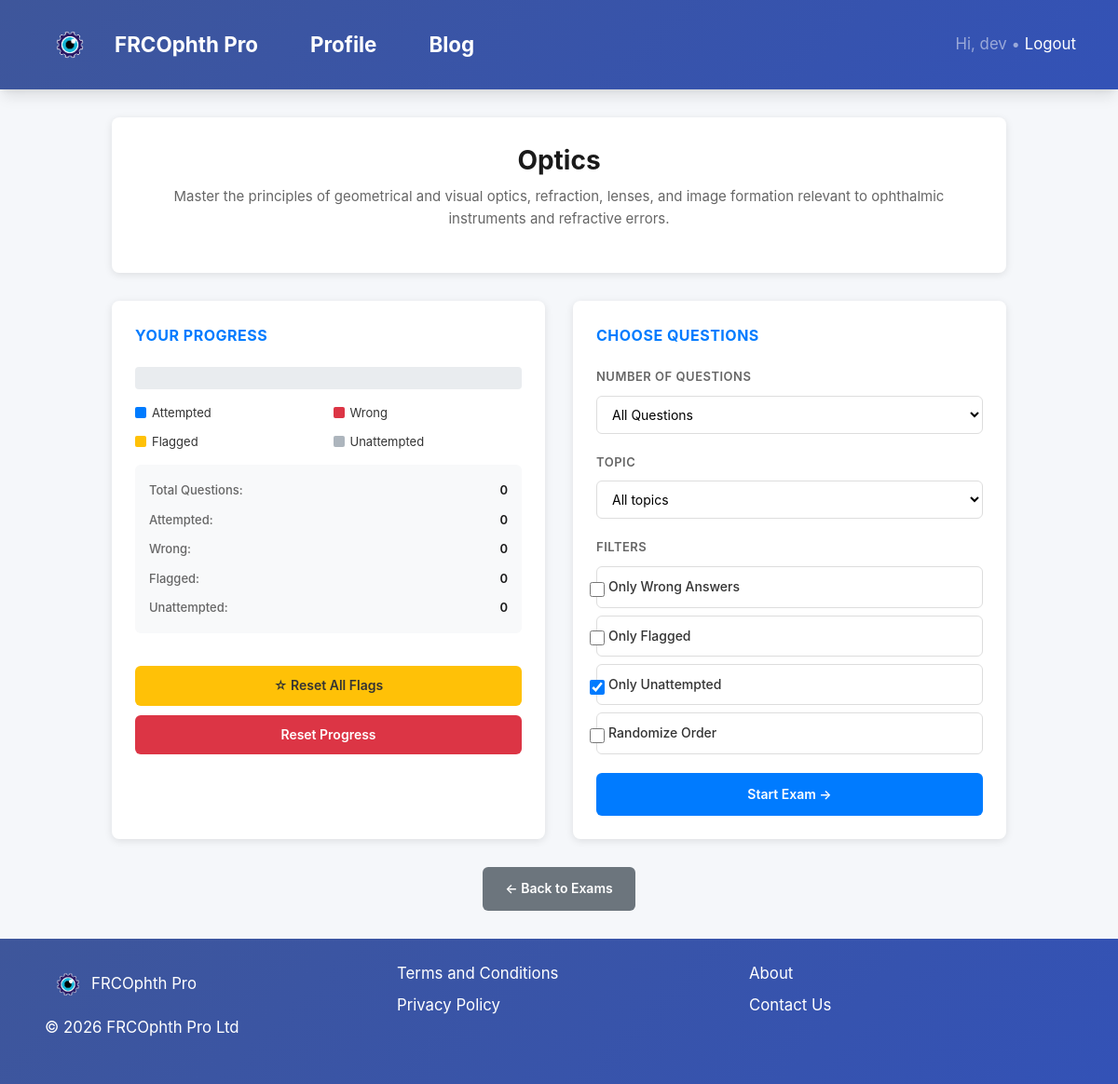
The page /Quizzes/1/select/ (signed in) on the database its author committed.
### Quizzes/models.py (models this page shows, shortened)
class Quiz(models.Model):
    title = models.CharField(max_length=200)
    slug = models.SlugField(unique=True)
    description = models.TextField(blank=True)
    time_limit = models.PositiveIntegerField(null=True, blank=True)
    image = models.ImageField(upload_to="quiz_images/", null=True, blank=True)
    created_at = models.DateTimeField(auto_now_add=True)
    display_order = models.PositiveIntegerField(default=0)
    class Meta:
        verbose_name_plural = "Quizzes"
        ordering = ["display_order", "-title"]

### Quizzes/views.py (the view)
# urls.py: path("<int:quiz_id>/select/", views.select_questions, name="select_questions"),
@subscription_required
def select_questions(request, quiz_id):
    quiz = get_object_or_404(Quiz, id=quiz_id)
    attempt = _get_attempt(request.user, quiz)
    answers = attempt.extra_data.get("answers", {})
    flagged = set(attempt.extra_data.get("flagged", []))
    stats = {
        "total": quiz.questions.count(),
        "attempted": len(answers),
        "wrong": sum(
            1 for d in answers.values() if isinstance(d, dict) and not d.get("is_correct")
        ),
        "flagged": len(flagged),
        "unattempted": max(0, quiz.questions.count() - len(answers)),
    }
    topics = (
        quiz.questions.filter(category__isnull=False)
        .values_list("category__name", flat=True)
        .distinct()
        .order_by("category__name")
    )
    return render(
        request,
        "Quizzes/select_questions.html",
        {"quiz": quiz, "topics": topics,
          "stats": stats,
        },
    )

### Quizzes/views.py (called while the page is built)
def _get_attempt(user, quiz) -> Attempt:
    attempt, _ = Attempt.objects.get_or_create(
        user=user, quiz=quiz, defaults={"score": 0, "extra_data": {}}
    )
    if attempt.extra_data is None:
        attempt.extra_data = {}
    attempt.extra_data.setdefault("answers", {})
    attempt.extra_data.setdefault("flagged", [])
    attempt.save()
    return attempt

### accounts/models.py (called while the page is built)
    @property
    def is_valid(self):
        return self.is_active and self.end_date is not None and self.end_date >= date.today()

### Quizzes/templates/Quizzes/select_questions.html (shortened to what this page needs)
{% extends "Quizzes/base.html" %}
{% load static %}
{% block content %}
<div class="page-container">
  <div class="header-section">
    <h1 class="quiz-title">{{ quiz.title }}</h1>
    {% if quiz.description %}
      <p class="quiz-description">{{ quiz.description }}</p>
    {% endif %}
  </div>
  <div class="content-grid">
    <div class="card">
      <div class="card-title">Your Progress</div>
      <div class="progress-section">
        <div class="progress-bar-container">
        </div>
        <div style="display: grid; grid-template-columns: 1fr 1fr; gap: 10px; margin-bottom: 15px; font-size: 13px;">
          <div style="display: flex; align-items: center; gap: 6px;">
            <div style="width: 12px; height: 12px; background: #007bff; border-radius: 2px;"></div>
            <span>Attempted</span>
          </div>
          <div style="display: flex; align-items: center; gap: 6px;">
            <div style="width: 12px; height: 12px; background: #dc3545; border-radius: 2px;"></div>
            <span>Wrong</span>
          </div>
          <div style="display: flex; align-items: center; gap: 6px;">
            <div style="width: 12px; height: 12px; background: #ffc107; border-radius: 2px;"></div>
            <span>Flagged</span>
          </div>
          <div style="display: flex; align-items: center; gap: 6px;">
            <div style="width: 12px; height: 12px; background: #adb5bd; border-radius: 2px;"></div>
            <span>Unattempted</span>
          </div>
        </div>
        <div id="stats-summary" class="stats-summary">
          <div class="stat-line">
            <span class="stat-label">Total Questions:</span>
            <span class="stat-value" id="total-count">0</span>
          </div>
          <div class="stat-line">
            <span class="stat-label">Attempted:</span>
            <span class="stat-value" id="attempted-count">0</span>
          </div>
          <div class="stat-line">
            <span class="stat-label">Wrong:</span>
            <span class="stat-value" id="wrong-count">0</span>
          </div>
          <div class="stat-line">
            <span class="stat-label">Flagged:</span>
            <span class="stat-value" id="flagged-count">0</span>
          </div>
          <div class="stat-line">
            <span class="stat-label">Unattempted:</span>
            <span class="stat-value" id="unattempted-count">0</span>
          </div>
        </div>
      </div>
      <button type="button" class="btn-reset-flags" onclick="openResetFlagsModal()">☆ Reset All Flags</button>
      <form method="post" action="{% url 'Quizzes:reset_progress' quiz.id %}" style="margin: 0;">
        <button type="button" class="btn-reset" onclick="openResetModal()">Reset Progress</button>
      </form>
    </div>
    <div class="card">
      <div class="card-title">Choose Questions</div>
      <form id="filter-form">
        <div class="filter-group">
        <label class="filter-label-text">Number of Questions</label>
        <select name="limit" id="limit" class="topic-select">
          <option value="all" selected>All Questions</option>
        </select>
      </div>
        <div class="filter-group">
          <label class="filter-label-text">Topic</label>
          <select name="topic" id="topic" class="topic-select">
            <option value="">All topics</option>
          </select>
        </div>
        <div class="filter-group">
          <label class="filter-label-text">Filters</label>
          <div class="checkbox-item">
            <input class="form-check-input" type="checkbox" name="only_wrong" value="1" id="only_wrong">
            <label for="only_wrong">Only Wrong Answers</label>
          </div>
          <div class="checkbox-item">
            <input class="form-check-input" type="checkbox" name="only_flagged" value="1" id="only_flagged">
            <label for="only_flagged">Only Flagged</label>
          </div>
          <div class="checkbox-item">
            <input class="form-check-input" type="checkbox" name="only_unattempted" value="1" id="only_unattempted" checked>
            <label for="only_unattempted">Only Unattempted</label>
          </div>
          <div class="checkbox-item">
            <input class="form-check-input" type="checkbox" name="random" value="1" id="random">
            <label for="random">Randomize Order</label>
          </div>
        </div>
        <div class="action-buttons">
          <a href="#" id="start-quiz-btn" class="btn-primary">Start Exam →</a>
        </div>
      </form>
    </div>
  </div>
  <div class="footer-section">
    <a href="{% url 'Quizzes:home' %}" class="back-btn">← Back to Exams</a>
  </div>
</div>
{% endblock %}

### Quizzes/templates/Quizzes/base.html (shortened to what this page needs)
{% load static %}
<!doctype html>
<html lang="en">
  <head>
    <link rel="stylesheet" href="https://cdnjs.cloudflare.com/ajax/libs/twitter-bootstrap/4.5.2/css/bootstrap.min.css"/>
    <link rel="stylesheet" href="https://cdnjs.cloudflare.com/ajax/libs/font-awesome/6.0.0/css/all.min.css">
  </head>
  <body>
    <nav class="navbar navbar-expand-lg navbar-dark" style="background: var(--gradient); box-shadow: var(--shadow);">
      <div class="container">
       <a class="navbar-brand flex items-center" href="{% url 'Quizzes:home' %}">
          <img src="{% static 'img/logo.png' %}" alt="FRCOphth Pro" style="height: 60px; width: auto;" />
          <span class="ml-2 text-white font-semibold text-xl">FRCOphth Pro</span>
      </a>
      <li class="nav-item">
        <a class="navbar-brand flex items-center" href="{% url 'Quizzes:profile' %}" style="padding-left:40px;">
           Profile
        </a>
      </li>
      <li class="nav-item">
        <a class="navbar-brand flex items-center" style="padding-left:40px;" href="{% url 'Quizzes:blog_index' %}">
           Blog
        </a>
      </li>
        <div class="ml-auto text-white-50">
          {% if user.is_authenticated %}
            Hi, {{ user.username }} • <a class="text-white" href="{% url 'logout' %}">Logout</a>
          {% else %}
            <a class="text-white" href="{% url 'login' %}">Login</a>
          {% endif %}
        </div>
      </div>
    </nav>
    <main class="container-fluid px-0" style="min-height:70vh;">
      {% block content %}
      {% endblock %}
    </main>
          <footer class="footer-wrapper py-4" style="background: var(--gradient); color: #fff;">
            <div class="container-fluid px-md-5">
              <div class="row align-items-start">
                <div class="col-md-4 mb-4 d-flex flex-column align-items-start gap-2">
                  <div class="d-flex align-items-center">
                    <img src="{% static 'img/logo.png' %}" alt="FRCOphth Pro" style="height: 50px; width: auto;" />
                    <span class="ms-2 fw-semibold fs-5">FRCOphth Pro</span>
                  </div>
                  <p class="mt-2 mb-0">&copy; 2026 FRCOphth Pro Ltd</p>
                </div>
                <div class="col-md-4 mb-4 d-flex flex-column align-items-start gap-2">
                  <ul class="list-unstyled mb-0">
                    <li class="mb-2">
                      <a href="{% url 'Quizzes:terms' %}" class="text-white text-decoration-none">Terms and Conditions</a>
                    </li>
                    <li>
                      <a href="{% url 'Quizzes:privacy' %}" class="text-white text-decoration-none">Privacy Policy</a>
                    </li>
                  </ul>
                </div>
                <div class="col-md-4 mb-4 d-flex flex-column align-items-start gap-2">
                  <ul class="list-unstyled mb-0">
                    <li class="mb-2">
                      <a href="{% url 'Quizzes:about' %}" class="text-white text-decoration-none">About</a>
                    </li>
                    <li>
                      <a href="mailto:support@frcophthpro.com" class="text-white text-decoration-none">Contact Us</a>
                    </li>
                  </ul>
                </div>
              </div>
            </div>
          </footer>
  </body>
</html>

### Quizzes/templates/Quizzes/select_questions.html (style rules this page uses)
* { margin: 0; padding: 0; box-sizing: border-box; }
body { background: #f5f7fa; font-family: -apple-system, BlinkMacSystemFont, 'Segoe UI', Roboto, 'Helvetica Neue', Arial, sans-serif; color: #333; }
.page-container { max-width: 1000px; margin: 0 auto; padding: 30px 20px; }
.header-section { background: white; border-radius: 8px; box-shadow: 0 2px 8px rgba(0, 0, 0, 0.1); padding: 30px; margin-bottom: 30px; text-align: center; }
.quiz-title { font-size: 28px; font-weight: 700; color: #1a1a1a; margin-bottom: 10px; }
.quiz-description { font-size: 15px; color: #666; line-height: 1.6; }
.content-grid { display: grid; grid-template-columns: 1fr 1fr; gap: 30px; margin-bottom: 30px; }
.card { background: white; border-radius: 8px; box-shadow: 0 2px 8px rgba(0, 0, 0, 0.1); padding: 25px; }
.card-title { font-size: 16px; font-weight: 700; color: #007bff; text-transform: uppercase; letter-spacing: 0.5px; margin-bottom: 20px; }
.progress-section { margin-bottom: 20px; }
.progress-bar-container { background: #e9ecef; border-radius: 4px; height: 24px; overflow: hidden; display: flex; margin-bottom: 15px; }
.stats-summary { background: #f8f9fa; border-radius: 6px; padding: 12px 15px; font-size: 13px; line-height: 1.8; margin-bottom: 15px; }
.stat-line { display: flex; justify-content: space-between; padding: 4px 0; }
.stat-label { color: #666; }
.stat-value { font-weight: 600; color: #1a1a1a; }
.btn-reset { background: #dc3545; color: white; border: none; padding: 10px 20px; border-radius: 6px; font-weight: 600; font-size: 14px; cursor: pointer; width: 100%; transition: all 0.2s ease; margin-bottom: 10px; }
.btn-reset-flags { background: #ffc107; color: #333; border: none; padding: 10px 20px; border-radius: 6px; font-weight: 600; font-size: 14px; cursor: pointer; width: 100%; transition: all 0.2s ease; margin-bottom: 10px; }
.filter-group { margin-bottom: 20px; }
.filter-label-text { display: block; font-size: 13px; font-weight: 600; color: #666; text-transform: uppercase; letter-spacing: 0.5px; margin-bottom: 10px; }
.topic-select { width: 100%; padding: 10px 12px; border: 1px solid #ddd; border-radius: 6px; font-size: 14px; background: white; cursor: pointer; transition: all 0.2s ease; }
.checkbox-item { display: flex; align-items: center; padding: 10px 12px; border: 1px solid #ddd; border-radius: 6px; margin-bottom: 8px; cursor: pointer; transition: all 0.2s ease; background: white; }
.checkbox-item input[type="checkbox"] { width: 16px; height: 16px; cursor: pointer; margin-right: 10px; accent-color: #007bff; }
.checkbox-item label { cursor: pointer; font-size: 14px; font-weight: 500; margin: 0; }
.action-buttons { display: flex; gap: 10px; margin-top: 20px; }
.btn-primary { flex: 1; background: #007bff; color: white; border: none; padding: 12px 20px; border-radius: 6px; font-weight: 600; font-size: 14px; cursor: pointer; text-decoration: none; display: inline-flex; align-items: center; justify-content: center; transition: all 0.2s ease; }
.back-btn { display: inline-block; background: #6c757d; color: white; padding: 12px 24px; border-radius: 6px; font-weight: 600; font-size: 14px; text-decoration: none; transition: all 0.2s ease; }
.footer-section { text-align: center; margin-top: 30px; }

### rows shown on the page
Quiz: title "Optics", description "Master the principles of geometrical and visual optics, refraction, lenses, and image formation relevant to ophthalmic instruments and refractive errors."

### other values the page prints
{{ user.username }} "dev"
